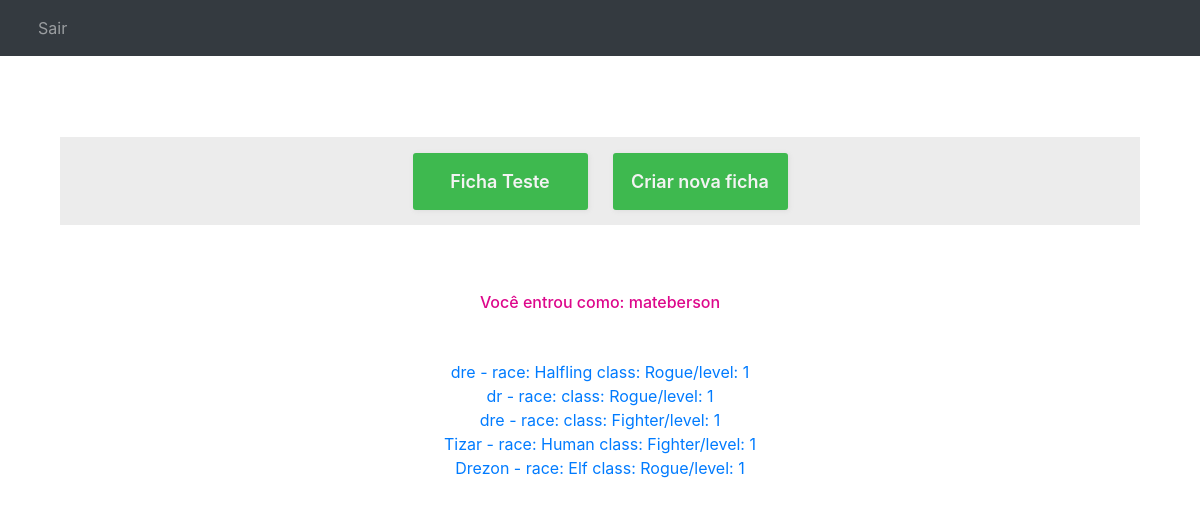
The app's page /home/ (signed in), older data.
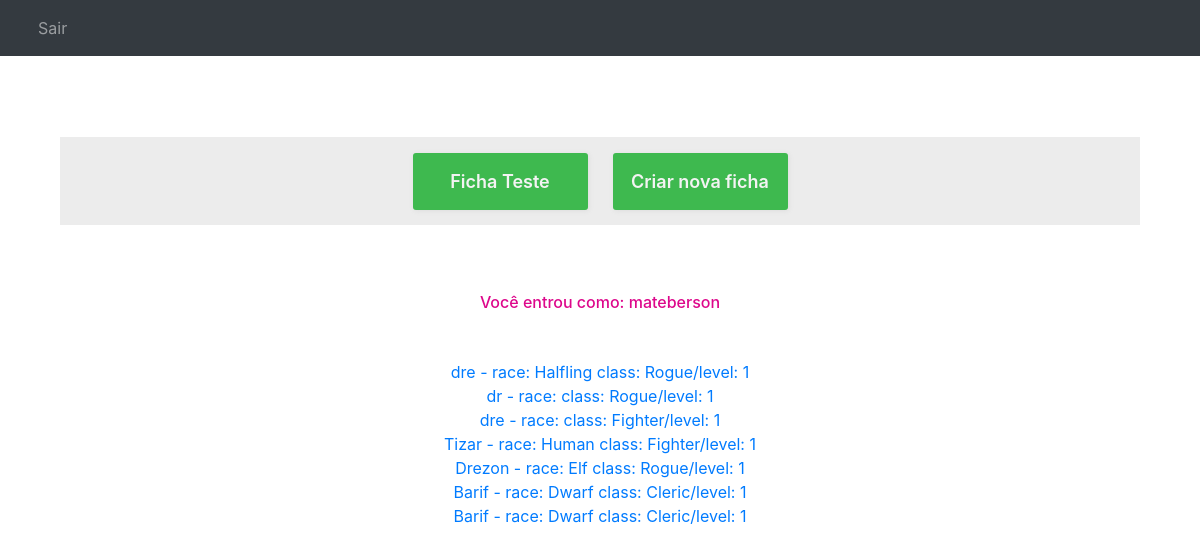
The same page, newer data.
### pages/models.py (models this page shows)
class character_Sheet(models.Model):
    user = models.ForeignKey(get_user_model(), on_delete=models.CASCADE, default=None)
    name = models.CharField("name", max_length=255, default=None)
    clas = models.CharField("class", max_length=255, default=None)
    race = models.CharField("race", max_length=255, default=None)
    level = models.IntegerField("level", default=None)
    sheet = models.JSONField("character sheet")

### pages/views.py (the view)
# urls.py: 2. Add a URL to urlpatterns:  path('', views.home, name='home')
def home(request):
    value = character_Sheet.objects.all().filter(user=request.user)
    return render(request, "home.html", {"value": value})

### templates/home.html (shortened to what this page needs)
{% extends 'base.html' %}
{% block content %}
<div class="col-md-12">
    <div style="background-color: rgb(236, 236, 236); border-radius: 3px; box-shadow: 1,1,1,1;text-align: center;margin-top: 50px; padding-bottom: 50px;  "
        class="home-ground ">
        <div style=" background-color: rgb(236, 236, 236); justify-content: center; display: flex;" class="pt-3 col-md-12">
            <div style="box-shadow: 1px 1px 5px rgb(221, 221, 221);border-radius: 3px; background-color: rgb(62, 185, 79);margin-right: 25px;" class="col-md-2">
                <a style="text-decoration: none;margin-top: 50px; font-size: large; color: rgb(243, 243, 243); font-weight: 600;"
                    class="" href="/ficha/">Ficha Teste</a>
            </div>
            <div style="box-shadow: 1px 1px 5px rgb(221, 221, 221);border-radius: 3px; background-color: rgb(62, 185, 79);" class="col-md-2">
                <a style="text-decoration: none;margin-top: 50px; font-size: large;color: rgb(243, 243, 243);font-weight: 600"
                    href="/cria_ficha/">Criar nova ficha</a>
            </div>
        </div>
            <div class="col-md-12">
            <p style="color:white;margin-top: 50px;color: rgb(221, 7, 139);font-weight: 500"> Você entrou como:
                {{user.username}}</p>
        </div>
        <div class="col-md-12">
            {% for item in value %}
                <a href="/ficha/{{ item.id }}">{{ item.name }} - race: {{ item.race }} class: {{ item.clas }}/level: {{ item.level }}</a>
                <br>
            {%endfor%}
        </div>
    </div>
</div>
{% endblock %}

### templates/base.html (shortened to what this page needs)
<!DOCTYPE html>
{% load socialaccount %}
<html lang="pt-br">
<head>
    <link rel="stylesheet" href="https://stackpath.bootstrapcdn.com/bootstrap/4.5.2/css/bootstrap.min.css">
</head>
<body>
    <header>
        <nav class="navbar navbar-expand navbar-dark bg-dark mb-3">
            <div class="container">
                <ul class="navbar-nav">
                    {% if user.is_authenticated %}
                    <li class="nav-item">
                        <a class="nav-link" href="{% url 'account_logout' %}">Sair</a>
                    </li>
                    {% endif %}
                </ul>
            </div>
        </nav>
    </header>
    <main class="container">
        {% block content %}
        {% endblock %}
    </main>
</body>
</html>

### templates/base.html (style rules this page uses)
* { box-sizing: border-box; }
body { background-image: url("https://i.pinimg.com/originals/ba/bf/eb/babfebb6a1985cdd8d3f9a59d860b667.jpg"); background-image: url("https://i.pinimg.com/originals/ba/bf/eb/babfebb6a1985cdd8d3f9a59d860b667.jpg"); background-repeat: no-repeat; background-position: center; background-attachment: fixed; background-size: 100% 100%; }
[class*="col-"] { float: left; padding: 15px; }

Row changes from the older to the newer data that the page shows:
added character_Sheet: name "Barif", race "Dwarf", clas "Cleric", level "1"
added character_Sheet: name "Barif", race "Dwarf", clas "Cleric", level "1"
